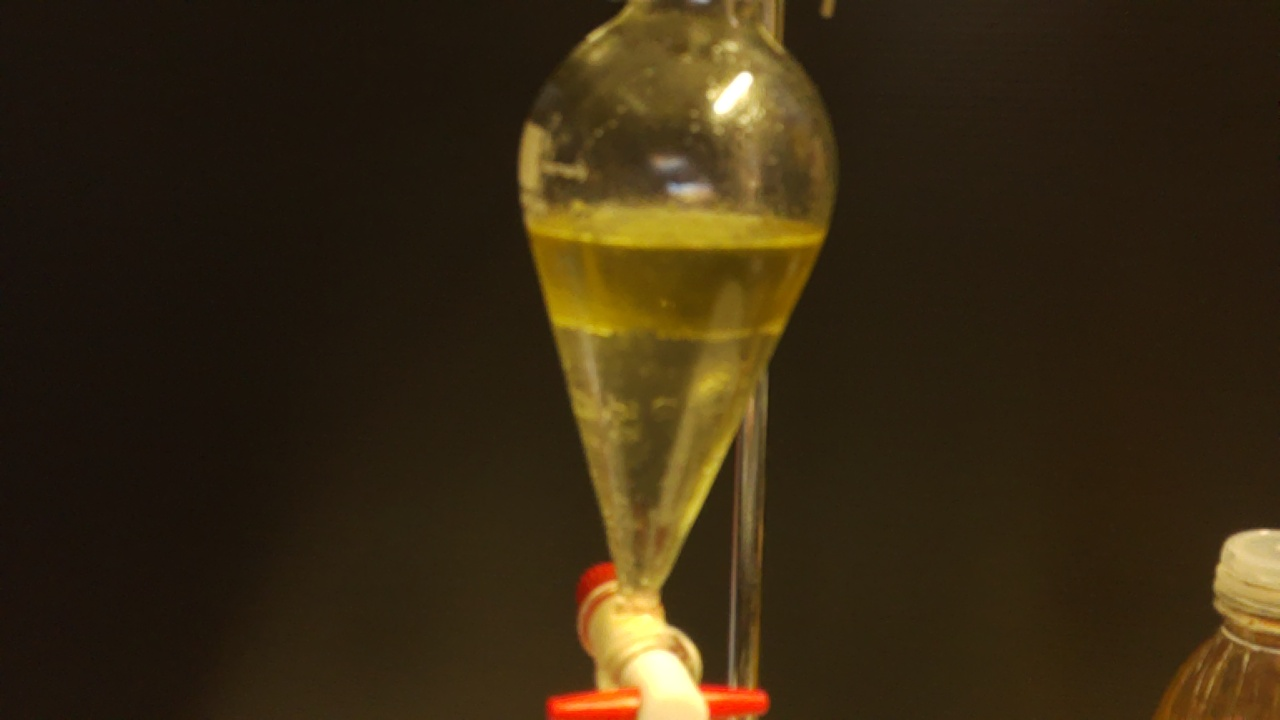
#> input picture records/snap_20261013_174723.jpg, 1280 x 720 px
$ python analyze_real_photo.py records/snap_20261013_174723.jpg
#> lines starting #> are read from the running program, lines starting #| are printed output that depends on the picture
### boundary_detection.py
"""Row-wise gradient boundary detection for a liquid-liquid interface.

Hardware-agnostic: operates on numpy/OpenCV image arrays only, no camera I/O.
Works on real frames (BGR from OpenCV/picamera2) or synthetic test images.
"""

import cv2
import numpy as np


def row_intensity_profile(gray_roi: np.ndarray) -> np.ndarray:
    """Mean pixel intensity per row, averaged across the ROI width."""
    return gray_roi.mean(axis=1).astype(np.float64)


def detect_boundary_row(gray_roi: np.ndarray, smooth_kernel: int = 5) -> tuple[int, float, np.ndarray, np.ndarray]:
    """Find the row index with the strongest vertical intensity gradient.

    Returns (boundary_row, confidence, smoothed_profile, gradient) where
    boundary_row/confidence are relative to gray_roi (row 0 = top of ROI).
    confidence is the raw |gradient| at the detected row — compare against
    a threshold tuned from real data to reject false positives (e.g. glare).
    """
    profile = row_intensity_profile(gray_roi)
    if smooth_kernel > 1:
        # Edge-replicate padding before convolving, so the smoothed profile
        # doesn't taper toward zero at the ROI's top/bottom rows (that taper
        # would otherwise look like a strong gradient and get picked as the
        # "boundary" even with no real interface there).
        pad = smooth_kernel // 2
        padded = np.pad(profile, pad, mode="edge")
        kernel = np.ones(smooth_kernel) / smooth_kernel
        profile = np.convolve(padded, kernel, mode="valid")
    gradient = np.gradient(profile)
    # Exclude a margin at the edges from the search: even with edge-replicate
    # padding, a real interface right at the ROI boundary can't be told apart
    # from crop-edge artifacts, so the ROI should be framed with margin above
    # and below the expected interface position.
    margin = smooth_kernel if smooth_kernel > 1 else 0
    if len(gradient) > 2 * margin:
        search = np.abs(gradient[margin:len(gradient) - margin])
        boundary_row = margin + int(np.argmax(search))
    else:
        boundary_row = int(np.argmax(np.abs(gradient)))
    confidence = float(np.abs(gradient[boundary_row]))
    return boundary_row, confidence, profile, gradient


# [42 lines left out: functions detect_boundary, detect_boundary_saturation, not called in this run]

### turbidity_dct.py
"""Turbidity (clear vs cloudy) monitoring via the DCT high-frequency ratio,
with a sliding-window slope test to decide when an emulsion has settled.

A sharp, well-separated image keeps energy in the high-frequency DCT
coefficients (crisp meniscus, texture, glass edges). A turbid emulsion
scatters light, washes out contrast and blurs detail, so that high-frequency
energy collapses. Following the metric across successive frames and fitting a
slope over a sliding window tells you whether it is still clearing or has
plateaued -- i.e. whether it is safe to act on the boundary yet.

Classical only (OpenCV DCT + a linear fit), no training.
"""

from __future__ import annotations

from collections import deque

import cv2
import numpy as np


def dct_sharpness(gray_roi: np.ndarray, cutoff: float = 0.25) -> float:
    """Exposure-normalised high-frequency DCT energy of a patch.

    Large for a crisp, well-separated view (fine glass/meniscus texture, sharp
    edges); it collapses toward 0 when a turbid emulsion scatters light and
    blurs detail. Normalised by mean intensity so it does not move with
    lighting. Absolute (not a fraction of total energy), so a strong low-
    frequency feature like the interface step does not distort it.
    """
    g = gray_roi.astype(np.float32)
    if g.ndim == 3:
        g = cv2.cvtColor(g, cv2.COLOR_BGR2GRAY)
    h, w = g.shape
    g = g[:h - (h % 2), :w - (w % 2)]          # cv2.dct needs even sides
    if g.shape[0] < 4 or g.shape[1] < 4:
        return 0.0
    mu = float(g.mean()) + 1e-6

    p = cv2.dct(g - g.mean()) ** 2
    fi = np.arange(p.shape[0])[:, None] / p.shape[0]
    fj = np.arange(p.shape[1])[None, :] / p.shape[1]
    hf = np.hypot(fi, fj) > cutoff
    return float(np.sqrt(p[hf].mean()) / mu)


# [7 lines left out: function turbidity_index, not called in this run]


class TurbidityMonitor:
    """Frame-by-frame settle detector.

    Feed the ROI around the interface each frame. State transitions:
      warming_up -> not enough history yet
      turbid     -> sharpness well below the clear reference
      clearing   -> sharpness still trending (slope over the window is large)
      clear      -> sharp and flat  (``settled`` is True)
    """

    # [52 lines left out: functions __init__, reset, update, not called in this run]


# [14 lines that do not run on import are left out]

### analyze_real_photo.py
"""Run the boundary + turbidity checks on a single real photo.

    python3 analyze_real_photo.py photo.jpg --roi 610 235 110 150
    python3 analyze_real_photo.py photo.jpg --roi 610 235 110 150 \
        --calib funnel_calib.json --row-zero 690 --mm-per-px 0.34

Writes an annotated PNG (ROI box + detected interface line + readout) and,
with --profile-csv, the per-row intensity/gradient so a threshold can be tuned
in a spreadsheet.
"""

from __future__ import annotations

import argparse
import os

import cv2
import numpy as np

from boundary_detection import detect_boundary_row
from turbidity_dct import dct_sharpness


def main() -> None:
    ap = argparse.ArgumentParser(description=__doc__,
                                 formatter_class=argparse.RawDescriptionHelpFormatter)
    ap.add_argument("image")
    ap.add_argument("--roi", type=int, nargs=4, metavar=("X", "Y", "W", "H"),
                    help="crop box around the funnel column; default = whole frame")
    ap.add_argument("--smooth", type=int, default=5, help="row-profile smoothing window")
    ap.add_argument("--calib", help="CalibrationTable JSON -> also report volume")
    ap.add_argument("--row-zero", type=float, help="frame row of the zero-volume mark")
    ap.add_argument("--mm-per-px", type=float, help="vertical scale from a ruler shot")
    ap.add_argument("--out", help="annotated PNG path (default <image>_annotated.png)")
    ap.add_argument("--profile-csv", help="write row,intensity,gradient to this CSV")
    args = ap.parse_args()

    frame = cv2.imread(args.image)
#> frame is the input picture: shape (720, 1280, 3); mean B, G, R 18.3, 41.3, 55.5
    if frame is None:
        raise SystemExit(f"cannot read {args.image}")
    gray = cv2.cvtColor(frame, cv2.COLOR_BGR2GRAY)
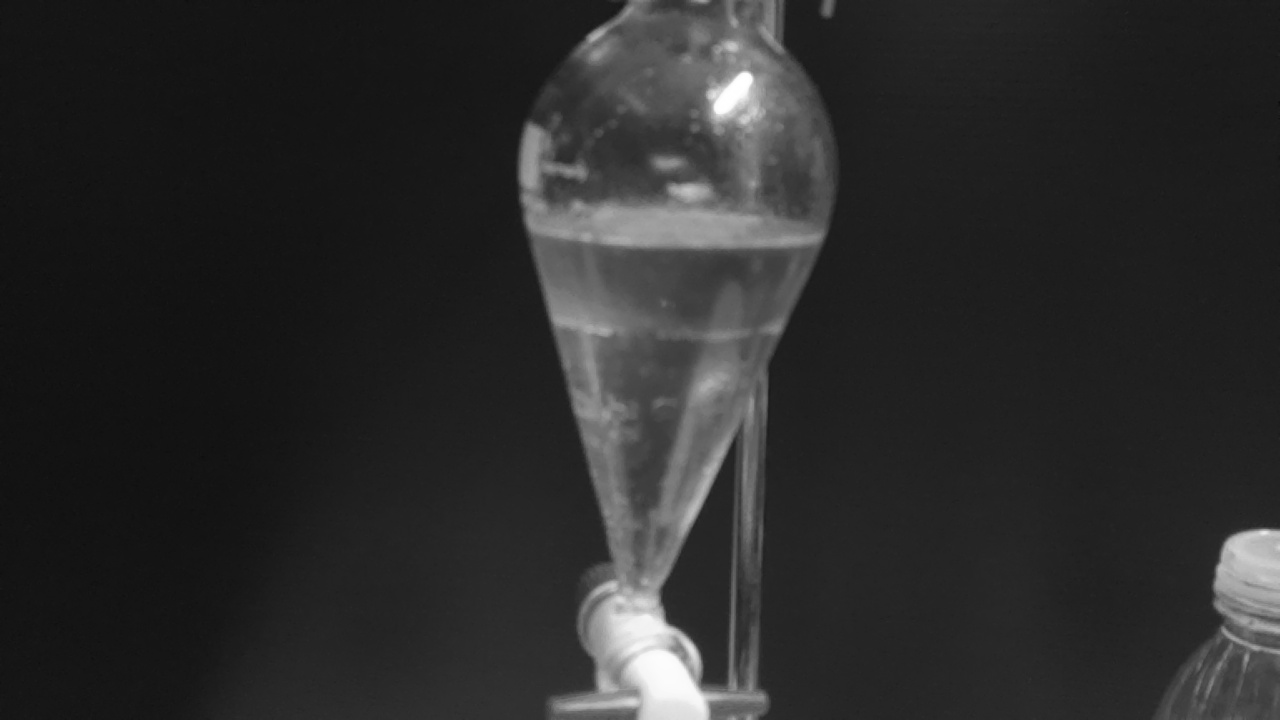
#> gray: shape (720, 1280); min 12, max 255, mean 43

    if args.roi:
        x, y, w, h = args.roi
    else:
        x, y, w, h = 0, 0, gray.shape[1], gray.shape[0]
#> x = 0; y = 0; w = 1280; h = 720
    roi = gray[y:y + h, x:x + w]
    if roi.size == 0:
        raise SystemExit("ROI is empty - check --roi against the image size")

    row, confidence, profile, gradient = detect_boundary_row(roi, args.smooth)
#> in detect_boundary_row, `profile = row_intensity_profile(gray_roi)`: profile = 720 values, max 63.21 at index 703, min 34.39 at index 6, mean 42.95
#> in detect_boundary_row, `padded = np.pad(profile, pad, mode="edge")`: padded = 724 values, max 63.21 at index 705, min 34.39 at index 8, mean 42.98
#> in detect_boundary_row, `profile = np.convolve(padded, kernel, mode="valid")`: profile = 720 values, max 63.06 at index 702, min 34.53 at index 5, mean 42.95
#> in detect_boundary_row, `gradient = np.gradient(profile)`: gradient = 720 values, max 0.769 at index 530, min -1.63 at index 247, mean 0.0312
#> in detect_boundary_row, `search = np.abs(gradient[margin:len(gradient) - margin])`: search = 710 values, max 1.63 at index 242, min 0.000547 at index 465, mean 0.138
#> in detect_boundary_row, `boundary_row = margin + int(np.argmax(search))`: boundary_row = 247
#> in detect_boundary_row, `confidence = float(np.abs(gradient[boundary_row]))`: confidence = 1.63
#> row = 247; confidence = 1.63
    boundary_y = y + row
#> boundary_y = 247
    sharpness = dct_sharpness(roi)
#> in dct_sharpness, `mu = float(g.mean()) + 1e-6`: mu = 42.95
#> sharpness = 0.0286

    print(f"image           {args.image}  ({frame.shape[1]}x{frame.shape[0]})")
#| image           records/snap_20261013_174723.jpg  (1280x720)
    print(f"roi             x={x} y={y} w={w} h={h}")
#| roi             x=0 y=0 w=1280 h=720
    print(f"boundary row    {row} in ROI  ->  y={boundary_y} in frame")
#| boundary row    247 in ROI  ->  y=247 in frame
    print(f"confidence      {confidence:.2f}   (|gradient| at the detected row)")
#| confidence      1.63   (|gradient| at the detected row)
    print(f"dct sharpness   {sharpness:.4f}   (higher = sharper/clearer; ~0 = turbid)")
#| dct sharpness   0.0286   (higher = sharper/clearer; ~0 = turbid)

    if args.calib:
        from volume_model import CalibrationTable, pixel_row_to_height_mm
        if args.row_zero is None or args.mm_per_px is None:
            raise SystemExit("--calib needs --row-zero and --mm-per-px")
        cal = CalibrationTable.load(args.calib)
        height_mm = pixel_row_to_height_mm(boundary_y, args.row_zero, args.mm_per_px)
        vol = cal.volume_ml(height_mm)
        flag = "  (OUT OF CALIBRATED RANGE)" if cal.out_of_range(height_mm) else ""
        print(f"height          {height_mm:.2f} mm above the zero mark")
        print(f"volume below    {vol:.2f} mL{flag}")

    if args.profile_csv:
        with open(args.profile_csv, "w") as fh:
            fh.write("row,intensity,gradient\n")
            for i, (p, g) in enumerate(zip(profile, gradient)):
                fh.write(f"{i},{p:.4f},{g:.4f}\n")
        print(f"wrote           {args.profile_csv}")

    out = args.out or f"{os.path.splitext(args.image)[0]}_annotated.png"
    cv2.rectangle(frame, (x, y), (x + w, y + h), (0, 255, 0), 1)
    cv2.line(frame, (x, boundary_y), (x + w, boundary_y), (0, 0, 255), 2)
    cv2.putText(frame, f"y={boundary_y} conf={confidence:.1f} sharp={sharpness:.3f}",
                (10, 28), cv2.FONT_HERSHEY_SIMPLEX, 0.7, (0, 255, 0), 2)
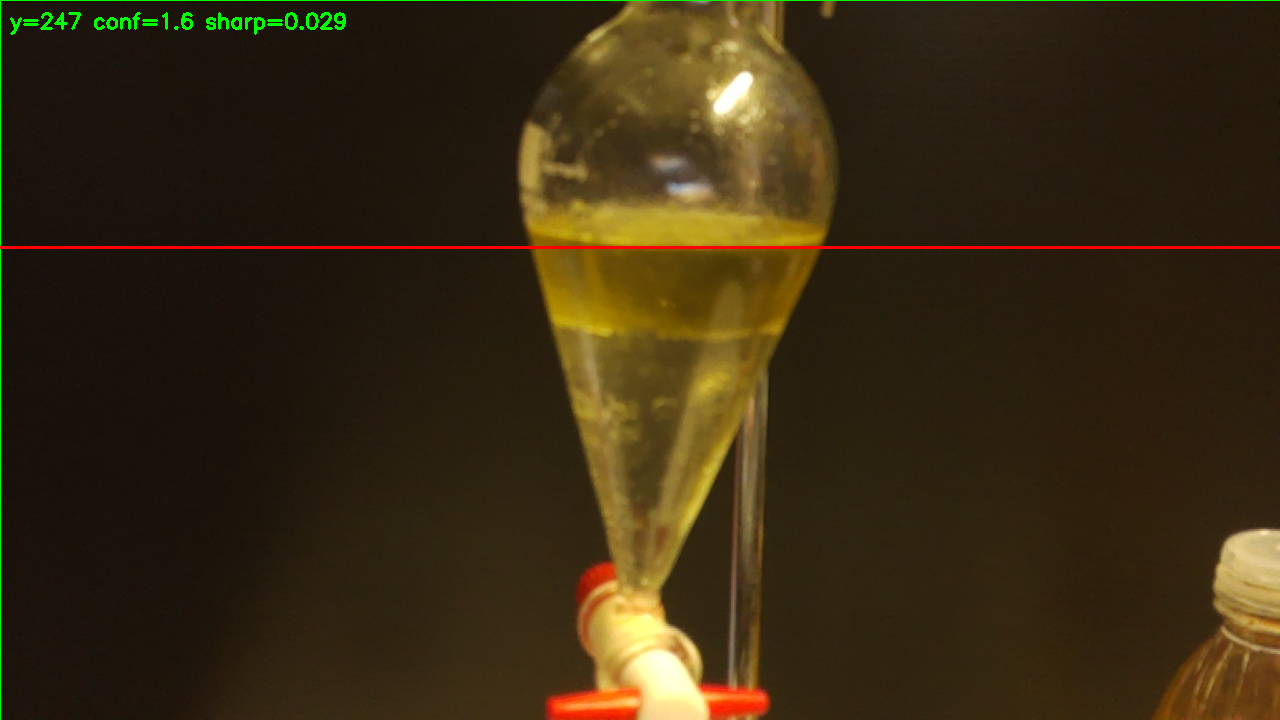
#> frame: shape (720, 1280, 3); mean B, G, R 18.2, 42.2, 56.1
    cv2.imwrite(out, frame)
    print(f"wrote           {out}")


if __name__ == "__main__":
    main()
